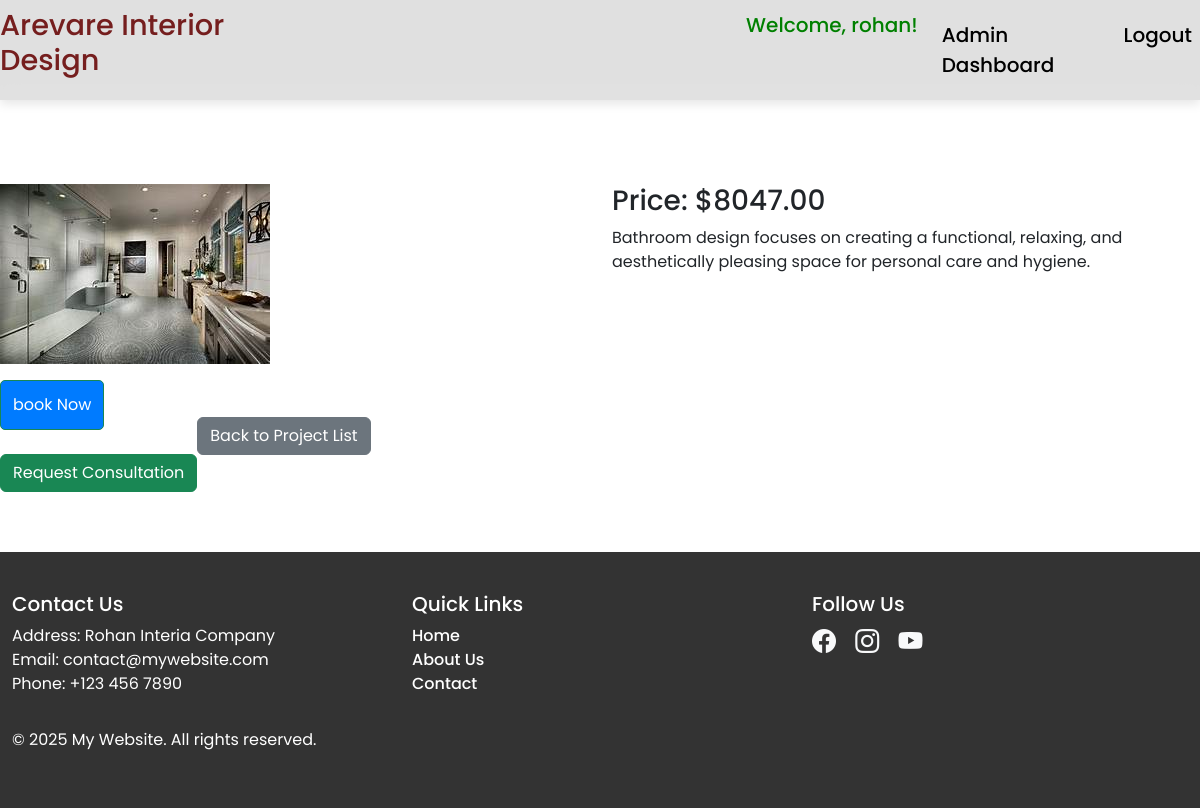
Screenshot of /8/ (signed in) with the database file from the repository.
### users/models.py (models this page shows)
class CustomUser(AbstractUser):
    email = models.EmailField(unique=True)

### project/models.py (models this page shows, shortened)
class ConstructionProject(models.Model):
    project_name = models.CharField(max_length=255)
    start_date = models.DateField()
    end_date = models.DateField()
    location = models.CharField(max_length=255)
    budget = models.DecimalField(max_digits=12, decimal_places=2)
    description = models.CharField(max_length=200)
    image = models.ImageField(upload_to='project/', blank=True, null=True, verbose_name="Project Image")

### project/views.py (the view)
# urls.py: path('<int:pk>/', views.project_details, name='project_details'),
@login_required
def project_details(request, pk):
    project = get_object_or_404(ConstructionProject, pk=pk)
    return render(request, 'project/project_details.html', {'project': project})

### templates/project/project_details.html (shortened to what this page needs)
{% extends 'base.html' %}
{% block content %}
<div class="row">
    <div class="col-md-6">
        <img src="{{ project.image.url }}" class="img-fluid" alt="{{ project.name }}">
    </div>
    <div class="col-md-6">
        <h3>Price: ${{ project.budget }}</h3>
        <p>{{ project.description }}</p>
    </div>
</div>
<div><table>
        <td>
            <form method="post" action="{% url 'booking:booking_now' %}" class="mt-3">
                <button type="submit" class="btn btn-success">book Now</button>
            </form>
            <br>
            <a href="{% url 'book_consultation' %}"class="btn btn-success">Request Consultation</a>
<td><div>
<a href="{% url 'project_list' %}" class="btn btn-secondary mt-3">Back to Project List</a>
</div></td>
</table>
{% endblock %}

### templates/base.html (shortened to what this page needs)
{% load static %}
<!DOCTYPE html>
<html lang="en">
<head>
    <link rel="stylesheet" href="{% static 'css/styles.css' %}">
    <link rel="stylesheet" href="{% static 'css/style.css' %}">
    <link rel="stylesheet" href="{% static 'css/stylese.css' %}">
    <link rel="stylesheet" href="{% static 'css/all.css' %}">
    <link href="https://cdn.jsdelivr.net/npm/bootstrap-icons/font/bootstrap-icons.css" rel="stylesheet">
    <link href="https://cdn.jsdelivr.net/npm/bootstrap@5.3.0-alpha1/dist/css/bootstrap.min.css" rel="stylesheet">
    <link rel="stylesheet" href="https://cdnjs.cloudflare.com/ajax/libs/font-awesome/5.15.4/css/all.min.css">
</head>
<body>
    <header>
        <nav class="navbar navbar-expand-lg">
                <div id="navbarNav" class="collapse navbar-collapse">
                    <ul class="navbar-nav ms-auto">
                         <h1 class="nav-link1">Arevare Interior Design</h1>
                        {% if user.is_authenticated %}
                        <h4 class="navbar-brand" style="color: green;">Welcome, {{ user.username }}!</h4>
                        {% if request.user.is_staff %}
                        <a class="nav-link active" href="{% url 'booking:admin_dashboard' %}">Admin Dashboard</a>
                        <li class="nav-item"><a class="nav-link active" href="{% url 'admin_logout' %}">Logout</a></li>
                        {% endif %}
                        {% endif %}
                    </ul>
                </div>
        </nav>
    </header>
    <section class="content-section">
        {% block content %}{% endblock %}
    </section>
    <footer>
        <div class="container">
            <div class="row">
                <div class="col-md-4 mb-3">
                    <h5>Contact Us</h5>
                    <p>
                        Address: Rohan Interia Company<br>
                        Email: contact@mywebsite.com<br>
                        Phone: +123 456 7890
                    </p>
                </div>
                <div class="col-md-4 mb-3">
                    <h5>Quick Links</h5>
                    <ul class="list-unstyled">
                        <li><a href="{% url 'project_list' %}" class="text-white">Home</a></li>
                        <li><a href="{% url 'about' %}" class="text-white">About Us</a></li>
                        <li><a href="{% url 'contact' %}" class="text-white">Contact</a></li>
                    </ul>
                </div>
                <div class="col-md-4 mb-3">
                    <h5>Follow Us</h5>
                    <div class="social-icons">
                        <a href="https://facebook.com" target="_blank"><i class="bi bi-facebook"></i></a>
                        <a href="https://instagram.com" target="_blank"><i class="bi bi-instagram"></i></a>
                        <a href="https://youtube.com" target="_blank"><i class="bi bi-youtube"></i></a>
                    </div>
                </div>
            </div>
            <p>&copy; 2025 My Website. All rights reserved.</p>
        </div>
    </footer>
</body>
</html>

### static/css/styles.css (style rules this page uses)
.nav-link { font-size: 16px; }
.navbar-nav .nav-link { color: #ffffff; font-size: 20px; transition: all 0.3s ease; }
.navbar-nav .nav-link.active { color: #ffffff; font-size: 20px; transition: all 0.3s ease; }
body, html { margin: 0; padding: 0; height: 100%; }
button[type="submit"] { background-color: #007bff; color: white; border-radius: 5px; padding: 12px; font-size: 16px; transition: background-color 0.3s ease; }
a { color: #007bff; text-decoration: none; font-weight: 500; }
.mt-3 { margin-top: 20px; }

### static/css/style.css (style rules this page uses)
body { font-family: Arial, sans-serif; }
.container { margin-top: 50px; }

### static/css/stylese.css (style rules this page uses)
:root { --font-family: "Poppins", sans-serif; --font-color-primary: #fff; --font-color-secundary: #1680ac; --font-color-menu: #222; --bg-primary: #2696e9; --bg-secundary: #fff; }
* { margin: 0; padding: 0; box-sizing: border-box; font-family: var(--font-family); }

### templates/base.html (style rules this page uses)
.navbar { position: sticky; top: 0; z-index: 1000; background: rgba(255, 255, 255, 0.85); backdrop-filter: blur(10px); box-shadow: 0 4px 10px rgba(0, 0, 0, 0.1); transition: background 0.3s ease; }
.navbar-nav .nav-link { color: #333; font-size: 1.1rem; font-weight: 500; padding: 12px 18px; position: relative; transition: all 0.3s ease; }
.navbar-nav .nav-link1 { color:#751e1e; font-size: 1.8rem; padding-right: 28rem; }
footer { background-color: #333; color: #fff; padding: 40px 0; }
footer h5 { color: #fff; }
footer a { color: #f8f9fa; text-decoration: none; }
footer .social-icons i { font-size: 1.5rem; margin-right: 15px; color: #f8f9fa; transition: color 0.3s ease; }
.container { max-width: 1200px; margin: 0 auto; }
.content-section { padding: 60px 0; }

### rows the page displays
CustomUser: username "rohan"
ConstructionProject: image (picture), budget "8047.00", description "Bathroom design focuses on creating a functional, relaxing, and aesthetically pleasing space for personal care and hygiene."
